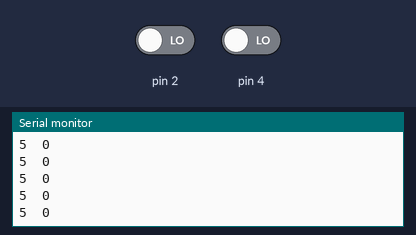
The sketch below on a simulated Arduino Uno, built with avr-gcc and run on an emulated ATmega328P. Shown: the last lines printed to the serial monitor. Inputs (shaded band) come from the test bench; at power-on: pin 2 LOW, pin 4 LOW.

Above: at 5.0 s.
5.1 s: pin 2 driven HIGH
At 5.9 s:
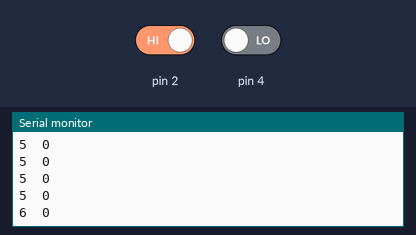
6.6 s: pin 4 driven HIGH
At 7.4 s:
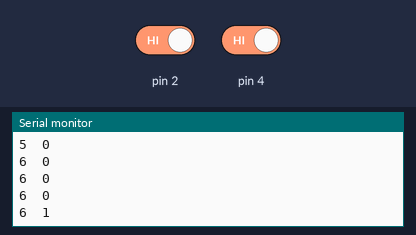
8.1 s: pin 2 driven LOW
At 8.9 s:
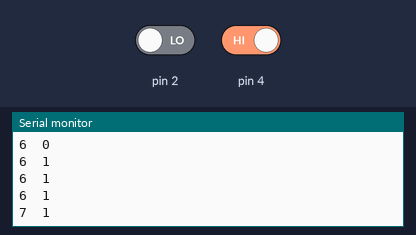
9.6 s: pin 4 driven LOW
At 10.4 s:
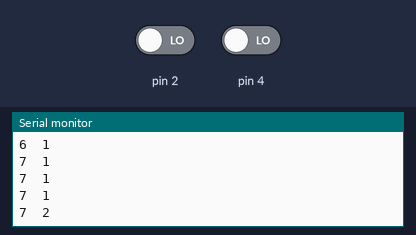
Timing chart, 0 to 12.1 s (numbered marks = the images above; inputs shaded):
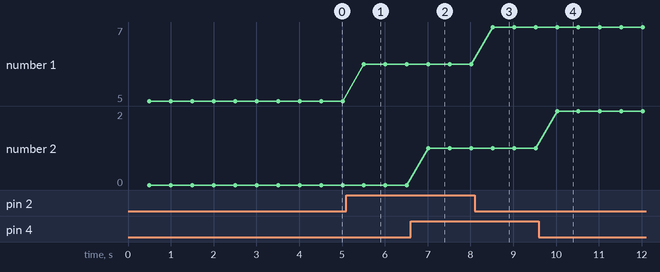

Measured:
- after the input at 5.1 s, the serial monitor: prints a new line after 0.41 s (image 1)
- after the input at 6.6 s, the serial monitor: prints a new line after 0.41 s (image 2)
- after the input at 8.1 s, the serial monitor: prints a new line after 0.42 s (image 3)
- after the input at 9.6 s, the serial monitor: prints a new line after 0.42 s (image 4)
- plotted number 1: 5 → 6 after the input at 5.1 s, 6 → 7 after the input at 8.1 s
- plotted number 2: 0 → 1 after the input at 6.6 s, 1 → 2 after the input at 9.6 s

The sketch:

positionEstimation.ino
```cpp
#include <Arduino.h>
#include <util/atomic.h>

#define ENCODER_SAMPLE_RATE 500UL

// globals
volatile unsigned long leftEncoder = 0;
volatile unsigned long rightEncoder = 0;

//function header
void interruptInit();

int main() {
  unsigned long encoderTimer;
  unsigned long leftCount = 0;
  unsigned long rightCount = 0;
  init();
  mySetup();
  encoderTimer = millis();
  while(true){
    if(millis() - encoderTimer > ENCODER_SAMPLE_RATE){
      encoderTimer = millis();
      ATOMIC_BLOCK(ATOMIC_RESTORESTATE){
        leftCount += leftEncoder;
        rightCount += rightEncoder;
        leftEncoder = 0UL;
        rightEncoder = 0UL;
      }
      Serial.print(leftCount);Serial.print("\t");Serial.println(rightCount);
    }
  }
  return 0;
}

void mySetup(){
  Serial.begin(115200);
  interruptInit();
}

void interruptInit(){
  // pins 2 and 4 as inputs
  DDRD &= (~(1<<2)) & (~(1<<4));
  // set pin 2 as external interrupts
  EIMSK |= (1<<INT0);
  // trigger pin 2 on any logic change
  EICRA |= (1<<ISC00);
  // enable interrupt groug PCIE2
  PCICR |= (1<<PCIE2);
  // set pin 4 as pin change interrupt
  PCMSK2 |= (1<<PCINT20);
  // global interrupt enable
  sei();
}

ISR(INT0_vect){
  leftEncoder++;
}

ISR(PCINT2_vect){
  rightEncoder++;
}
```
